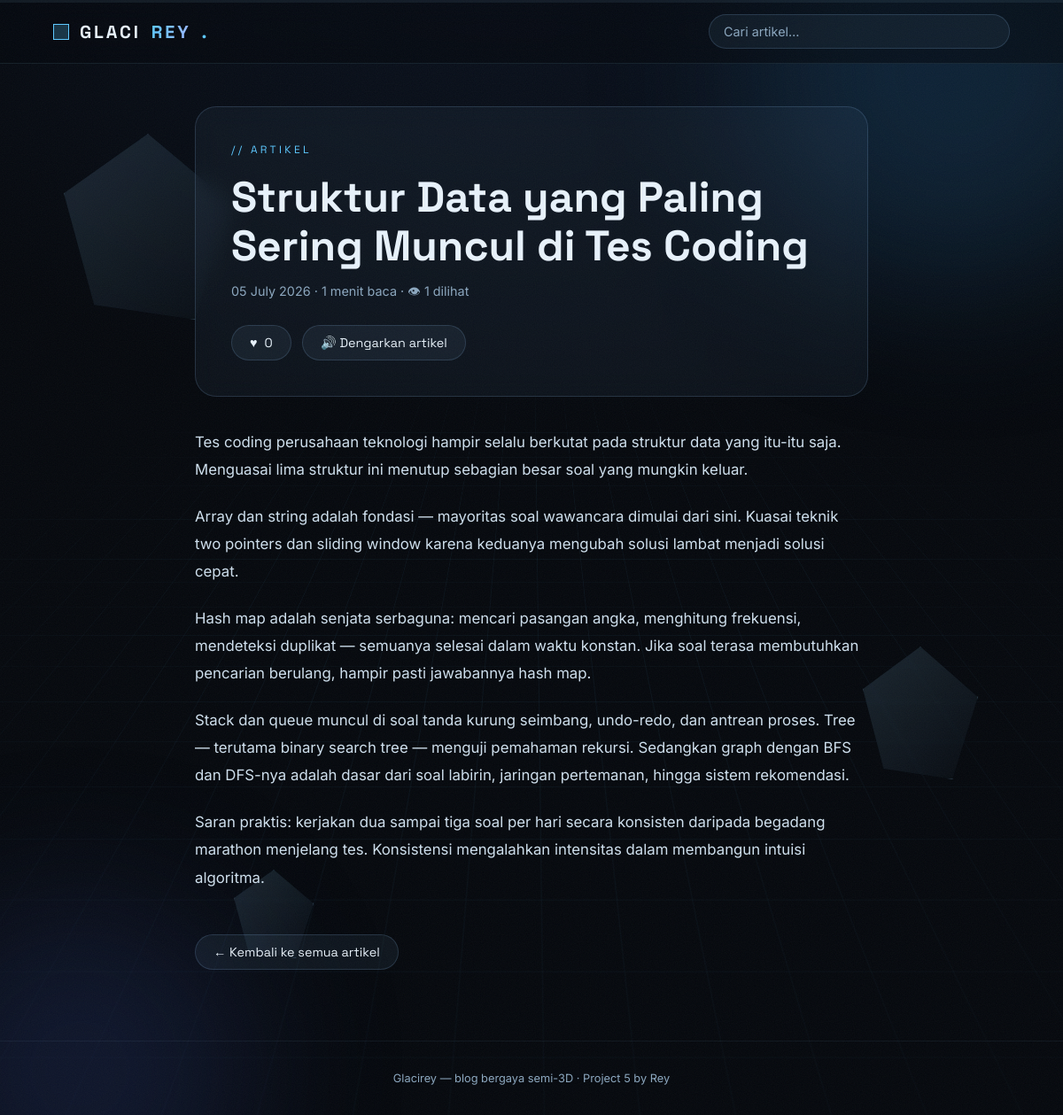
The page /post/struktur-data-yang-paling-sering-muncul-di-tes-coding/ on the database its author committed.
### posts/models.py (models this page shows, shortened)
class Post(models.Model):
    title = models.CharField(max_length=200)
    slug = models.SlugField(max_length=220, unique=True, blank=True)
    excerpt = models.CharField(max_length=300, blank=True)
    content = models.TextField()
    created_at = models.DateTimeField(auto_now_add=True)
    updated_at = models.DateTimeField(auto_now=True)
    views = models.PositiveIntegerField(default=0)
    likes = models.PositiveIntegerField(default=0)
    class Meta:
        ordering = ["-created_at"]
    @property
    def reading_time(self):
        words = len(self.content.split())
        return max(1, math.ceil(words / 200))

### posts/views.py (the view)
# urls.py: path("post/<slug:slug>/", views.post_detail, name="post_detail"),
def post_detail(request, slug):
    post = get_object_or_404(Post, slug=slug)
    viewed = request.session.setdefault("viewed_posts", [])
    if post.pk not in viewed:
        Post.objects.filter(pk=post.pk).update(views=post.views + 1)
        post.views += 1
        viewed.append(post.pk)
        request.session.modified = True
    liked = post.pk in request.session.get("liked_posts", [])
    return render(request, "posts/post_detail.html", {"post": post, "liked": liked})

### posts/templates/posts/post_detail.html (shortened to what this page needs)
{% extends "posts/base.html" %}
{% block content %}
<article class="article">
  <header class="article-head tilt-soft">
    <p class="hero-kicker">// ARTIKEL</p>
    <h1 class="article-title">{{ post.title }}</h1>
    <p class="article-meta">
      {{ post.created_at|date:"d F Y" }} · {{ post.reading_time }} menit baca · 👁 {{ post.views }} dilihat
    </p>
    <div class="article-actions">
      <button id="like-btn" class="btn-like {% if liked %}liked{% endif %}"
              data-url="{% url 'post_like' post.slug %}" type="button">
        <span class="heart">♥</span> <span id="like-count">{{ post.likes }}</span>
      </button>
      <button id="tts-btn" class="btn-ghost" type="button">🔊 Dengarkan artikel</button>
    </div>
  </header>
  <div class="article-body" id="article-body">
    {{ post.content|linebreaks }}
  </div>
  <footer class="article-foot">
    <a href="{% url 'post_list' %}" class="btn-ghost">← Kembali ke semua artikel</a>
  </footer>
</article>
{% endblock %}

### posts/static/posts/css/style.css (style rules this page uses)
:root { --bg: #05080d; --bg-2: #0a1220; --ice: #bfe3ff; --ice-dim: #7da8c9; --accent: #5cc8ff; --accent-2: #9db8ff; --card: rgba(140, 190, 235, 0.06); --card-border: rgba(140, 190, 235, 0.18); --text: #e8f2fb; --muted: #8ba7bf; --font-display: "Space Grotesk", sans-serif; --font-body: "Inter", sans-serif; }
* { margin: 0; padding: 0; box-sizing: border-box; }
html { scroll-behavior: smooth; }
body { background: var(--bg); color: var(--text); font-family: var(--font-body); overflow-x: hidden; min-height: 100vh; }
a { color: var(--accent); text-decoration: none; }
.hero-kicker { font-family: var(--font-display); color: var(--accent); letter-spacing: 0.28em; font-size: 0.75rem; margin-bottom: 18px; }
.article { max-width: 760px; margin: 0 auto; padding-top: 48px; }
.article-head { padding: 40px; border-radius: 24px; border: 1px solid var(--card-border); background: var(--card); backdrop-filter: blur(12px); transition: transform 0.2s ease-out; }
.article-title { font-family: var(--font-display); font-size: clamp(1.8rem, 4.5vw, 3rem); line-height: 1.15; margin-bottom: 14px; }
.article-meta { color: var(--muted); font-size: 0.9rem; }
.article-actions { display: flex; gap: 12px; margin-top: 24px; flex-wrap: wrap; }
.btn-like, .btn-ghost { font-family: var(--font-display); font-size: 0.9rem; padding: 10px 20px; border-radius: 999px; border: 1px solid var(--card-border); background: rgba(140, 190, 235, 0.07); color: var(--text); cursor: pointer; transition: transform 0.15s, border-color 0.2s, background 0.2s; display: inline-flex; align-items: center; gap: 8px; }
.btn-like .heart { transition: transform 0.2s; }
.article-body { margin-top: 36px; font-size: 1.05rem; line-height: 1.85; color: #cfe0ee; }
.article-body p { margin-bottom: 1.3em; }
.article-foot { margin-top: 48px; }

### rows shown on the page
Post: title "Struktur Data yang Paling Sering Muncul di Tes Coding", created_at "05 July 2026", reading_time "1", views "1", likes "0", content "Tes coding perusahaan teknologi hampir selalu berkutat pada struktur data yang itu-itu saja. Menguasai lima struktur ini menutup sebagian besar soal yang mungkin keluar. Array dan string adalah fondasi — mayoritas soal wawancara dimulai dari sini. Kuasai teknik two pointers dan sliding window karena keduanya mengubah solusi lambat menjadi solusi cepat. Hash map adalah senjata serbaguna: mencari pasangan angka, menghitung frekuensi, mendeteksi duplikat — semuanya selesai dalam waktu konstan. Jika soal terasa membutuhkan pencarian berulang, hampir pasti jawabannya hash map. Stack dan queue muncul di soal tanda kurung seimbang, undo-redo, dan antrean proses. Tree — terutama binary search tree…"
